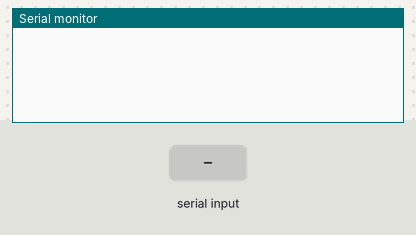
Recording of a sketch running on a simulated Arduino Uno, built with avr-gcc and run on an emulated ATmega328P. Shown: the last lines printed to the serial monitor. Inputs (shaded band) come from the test bench.

Above: at 1.2 s.
1.3 s: "SWITCH\n" received over Serial
At 1.7 s:
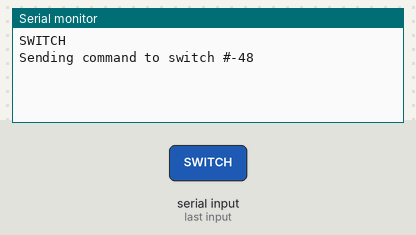
2.8 s: "ON\n" received over Serial
At 4.0 s:
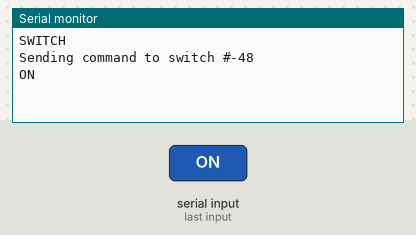
4.3 s: "90,45\n" received over Serial
At 5.2 s:
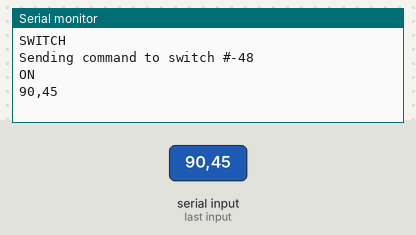
5.8 s: "5\n" received over Serial
At 6.2 s:
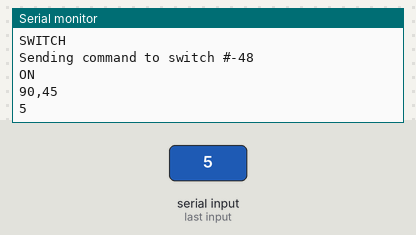
7.3 s: "SWITCH,45\n" received over Serial
At 8.0 s:
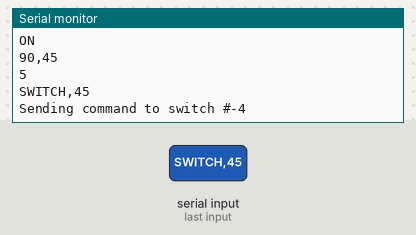

Measured:
- after the input at 1.3 s, the serial monitor: prints a new line at once (image 1)
- after the input at 2.8 s, the serial monitor: prints a new line at once (image 2)
- after the input at 4.3 s, the serial monitor: prints a new line at once (image 3)
- after the input at 5.8 s, the serial monitor: prints a new line at once (image 4)
- after the input at 7.3 s, the serial monitor: prints a new line at once (image 5)

The sketch:

etekcity_controller.ino
```cpp
#include <RCSwitch.h>

static const unsigned long switchCodes[2][5] =
  {
    {
      // On
      4281651,
      4281795,
      4282115,
      4283651,
      4289795
    },
    {
      // Off
      4281660,
      4281804,
      4282124,
      4283660,
      4289804
    }
  };

String commandString;

RCSwitch mySwitch = RCSwitch();

void setup() {

  Serial.begin(9600);

  // Transmitter is connected to Arduino Pin #10
  mySwitch.enableTransmit(5);

  // Optional set pulse length.
  mySwitch.setPulseLength(190);

  // Optional set protocol (default is 1, will work for most outlets)
  // mySwitch.setProtocol(2);

  // Optional set number of transmission repetitions.
  mySwitch.setRepeatTransmit(15);

}

void loop() {

  delay(5);

  if(Serial.available() > 0) {
    char received = Serial.read();
    Serial.print(received);

    // Process message when new line character is recieved
    if (received == '\n' || received == '\r') {
      Serial.print("\n\r");
      if (commandString.startsWith("SWITCH")) {
        int switchNumber = commandString.charAt(6) - '0';
        String status = commandString.substring(7);
        int switchState = (status == "ON" ? 0 : 1);
        Serial.print("Sending command to switch #"); Serial.println(switchNumber);
        mySwitch.send(switchCodes[switchState][switchNumber - 1], 24);
      }

      commandString = ""; // Clear recieved buffer
    } else {
      commandString += received;
    }
  }
}
```
